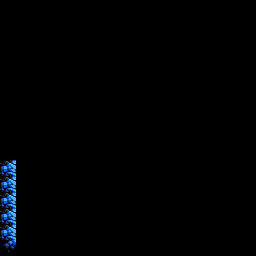

Rendered tile map (Tiled .tmx) drawn with the repository's tilesets; below, a short description and the full map source, tile grids included:
An orthogonal 16x16 tile map with 16x16 px tiles, 1 tile layer (main), 2 tilesets and 1 object (l_0_0).

<map version="1.0" orientation="orthogonal" renderorder="right-down" width="16" height="16" tilewidth="16" tileheight="16" nextobjectid="5">
 <tileset firstgid="1" source="../corpus.tsx" />
 <tileset firstgid="12097" source="../../connectors.tsx" />
 <layer name="main" width="16" height="16">
  <data>
   <tile gid="0" />
   <tile gid="0" />
   <tile gid="0" />
   <tile gid="0" />
   <tile gid="0" />
   <tile gid="0" />
   <tile gid="0" />
   <tile gid="0" />
   <tile gid="0" />
   <tile gid="0" />
   <tile gid="0" />
   <tile gid="0" />
   <tile gid="0" />
   <tile gid="0" />
   <tile gid="0" />
   <tile gid="0" />
   <tile gid="0" />
   <tile gid="0" />
   <tile gid="0" />
   <tile gid="0" />
   <tile gid="0" />
   <tile gid="0" />
   <tile gid="0" />
   <tile gid="0" />
   <tile gid="0" />
   <tile gid="0" />
   <tile gid="0" />
   <tile gid="0" />
   <tile gid="0" />
   <tile gid="0" />
   <tile gid="0" />
   <tile gid="0" />
   <tile gid="0" />
   <tile gid="0" />
   <tile gid="0" />
   <tile gid="0" />
   <tile gid="0" />
   <tile gid="0" />
   <tile gid="0" />
   <tile gid="0" />
   <tile gid="0" />
   <tile gid="0" />
   <tile gid="0" />
   <tile gid="0" />
   <tile gid="0" />
   <tile gid="0" />
   <tile gid="0" />
   <tile gid="0" />
   <tile gid="0" />
   <tile gid="0" />
   <tile gid="0" />
   <tile gid="0" />
   <tile gid="0" />
   <tile gid="0" />
   <tile gid="0" />
   <tile gid="0" />
   <tile gid="0" />
   <tile gid="0" />
   <tile gid="0" />
   <tile gid="0" />
   <tile gid="0" />
   <tile gid="0" />
   <tile gid="0" />
   <tile gid="0" />
   <tile gid="0" />
   <tile gid="0" />
   <tile gid="0" />
   <tile gid="0" />
   <tile gid="0" />
   <tile gid="0" />
   <tile gid="0" />
   <tile gid="0" />
   <tile gid="0" />
   <tile gid="0" />
   <tile gid="0" />
   <tile gid="0" />
   <tile gid="0" />
   <tile gid="0" />
   <tile gid="0" />
   <tile gid="0" />
   <tile gid="0" />
   <tile gid="0" />
   <tile gid="0" />
   <tile gid="0" />
   <tile gid="0" />
   <tile gid="0" />
   <tile gid="0" />
   <tile gid="0" />
   <tile gid="0" />
   <tile gid="0" />
   <tile gid="0" />
   <tile gid="0" />
   <tile gid="0" />
   <tile gid="0" />
   <tile gid="0" />
   <tile gid="0" />
   <tile gid="0" />
   <tile gid="0" />
   <tile gid="0" />
   <tile gid="0" />
   <tile gid="0" />
   <tile gid="0" />
   <tile gid="0" />
   <tile gid="0" />
   <tile gid="0" />
   <tile gid="0" />
   <tile gid="0" />
   <tile gid="0" />
   <tile gid="0" />
   <tile gid="0" />
   <tile gid="0" />
   <tile gid="0" />
   <tile gid="0" />
   <tile gid="0" />
   <tile gid="0" />
   <tile gid="0" />
   <tile gid="0" />
   <tile gid="0" />
   <tile gid="0" />
   <tile gid="0" />
   <tile gid="0" />
   <tile gid="0" />
   <tile gid="0" />
   <tile gid="0" />
   <tile gid="0" />
   <tile gid="0" />
   <tile gid="0" />
   <tile gid="0" />
   <tile gid="0" />
   <tile gid="0" />
   <tile gid="0" />
   <tile gid="0" />
   <tile gid="0" />
   <tile gid="0" />
   <tile gid="0" />
   <tile gid="0" />
   <tile gid="0" />
   <tile gid="0" />
   <tile gid="0" />
   <tile gid="0" />
   <tile gid="0" />
   <tile gid="0" />
   <tile gid="0" />
   <tile gid="0" />
   <tile gid="0" />
   <tile gid="0" />
   <tile gid="0" />
   <tile gid="0" />
   <tile gid="0" />
   <tile gid="0" />
   <tile gid="0" />
   <tile gid="0" />
   <tile gid="0" />
   <tile gid="0" />
   <tile gid="0" />
   <tile gid="0" />
   <tile gid="0" />
   <tile gid="0" />
   <tile gid="0" />
   <tile gid="0" />
   <tile gid="4131" />
   <tile gid="0" />
   <tile gid="0" />
   <tile gid="0" />
   <tile gid="0" />
   <tile gid="0" />
   <tile gid="0" />
   <tile gid="0" />
   <tile gid="0" />
   <tile gid="0" />
   <tile gid="0" />
   <tile gid="0" />
   <tile gid="0" />
   <tile gid="0" />
   <tile gid="0" />
   <tile gid="0" />
   <tile gid="4131" />
   <tile gid="0" />
   <tile gid="0" />
   <tile gid="0" />
   <tile gid="0" />
   <tile gid="0" />
   <tile gid="0" />
   <tile gid="0" />
   <tile gid="0" />
   <tile gid="0" />
   <tile gid="0" />
   <tile gid="0" />
   <tile gid="0" />
   <tile gid="0" />
   <tile gid="0" />
   <tile gid="0" />
   <tile gid="4131" />
   <tile gid="0" />
   <tile gid="0" />
   <tile gid="0" />
   <tile gid="0" />
   <tile gid="0" />
   <tile gid="0" />
   <tile gid="0" />
   <tile gid="0" />
   <tile gid="0" />
   <tile gid="0" />
   <tile gid="0" />
   <tile gid="0" />
   <tile gid="0" />
   <tile gid="0" />
   <tile gid="0" />
   <tile gid="4131" />
   <tile gid="0" />
   <tile gid="0" />
   <tile gid="0" />
   <tile gid="0" />
   <tile gid="0" />
   <tile gid="0" />
   <tile gid="0" />
   <tile gid="0" />
   <tile gid="0" />
   <tile gid="0" />
   <tile gid="0" />
   <tile gid="0" />
   <tile gid="0" />
   <tile gid="0" />
   <tile gid="0" />
   <tile gid="4131" />
   <tile gid="0" />
   <tile gid="0" />
   <tile gid="0" />
   <tile gid="0" />
   <tile gid="0" />
   <tile gid="0" />
   <tile gid="0" />
   <tile gid="0" />
   <tile gid="0" />
   <tile gid="0" />
   <tile gid="0" />
   <tile gid="0" />
   <tile gid="0" />
   <tile gid="0" />
   <tile gid="0" />
   <tile gid="4132" />
   <tile gid="0" />
   <tile gid="0" />
   <tile gid="0" />
   <tile gid="0" />
   <tile gid="0" />
   <tile gid="0" />
   <tile gid="0" />
   <tile gid="0" />
   <tile gid="0" />
   <tile gid="0" />
   <tile gid="0" />
   <tile gid="0" />
   <tile gid="0" />
   <tile gid="0" />
   <tile gid="0" />
  </data>
 </layer>
 <objectgroup name="connectors">
  <object id="4" type="l_0_0" gid="12101" x="0" y="176" width="16" height="16" />
 </objectgroup>
</map>
